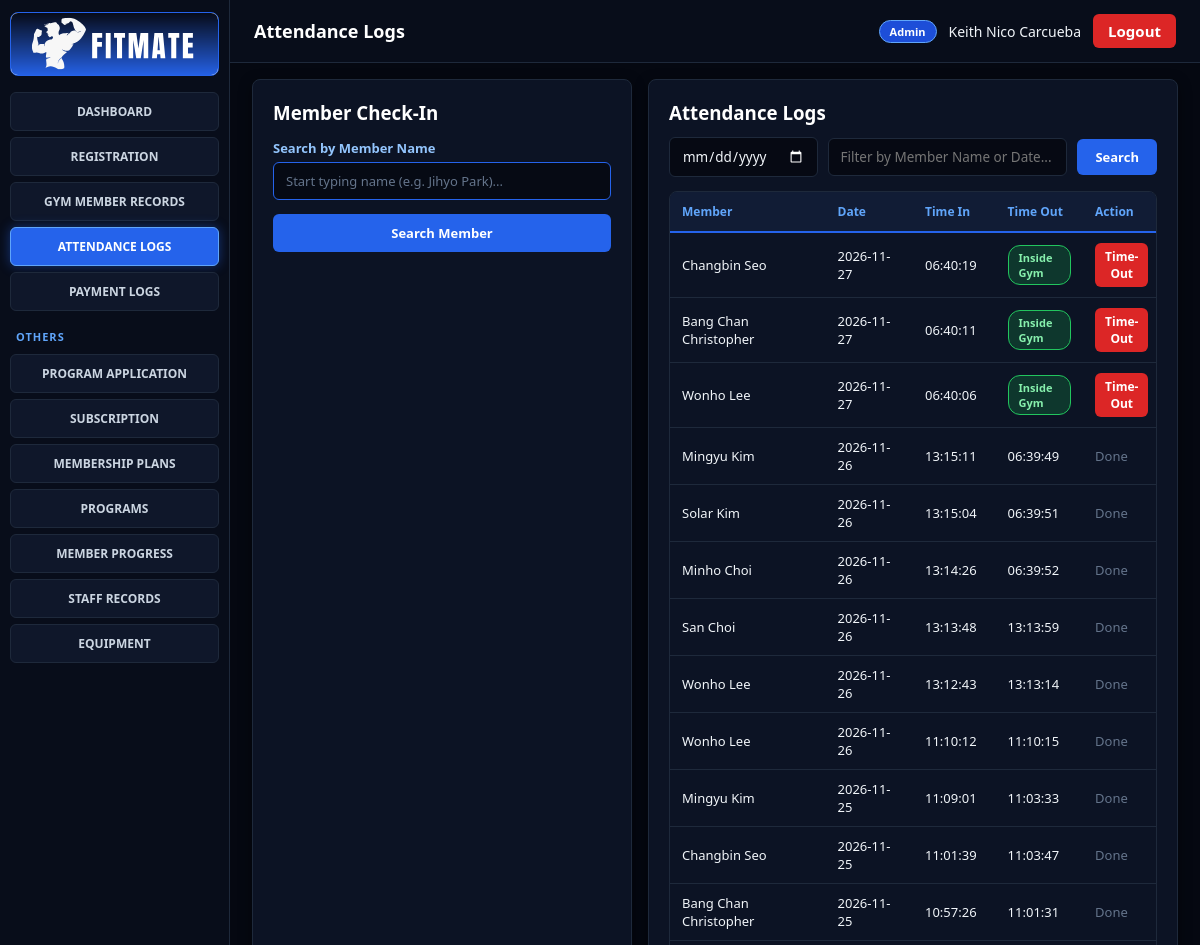
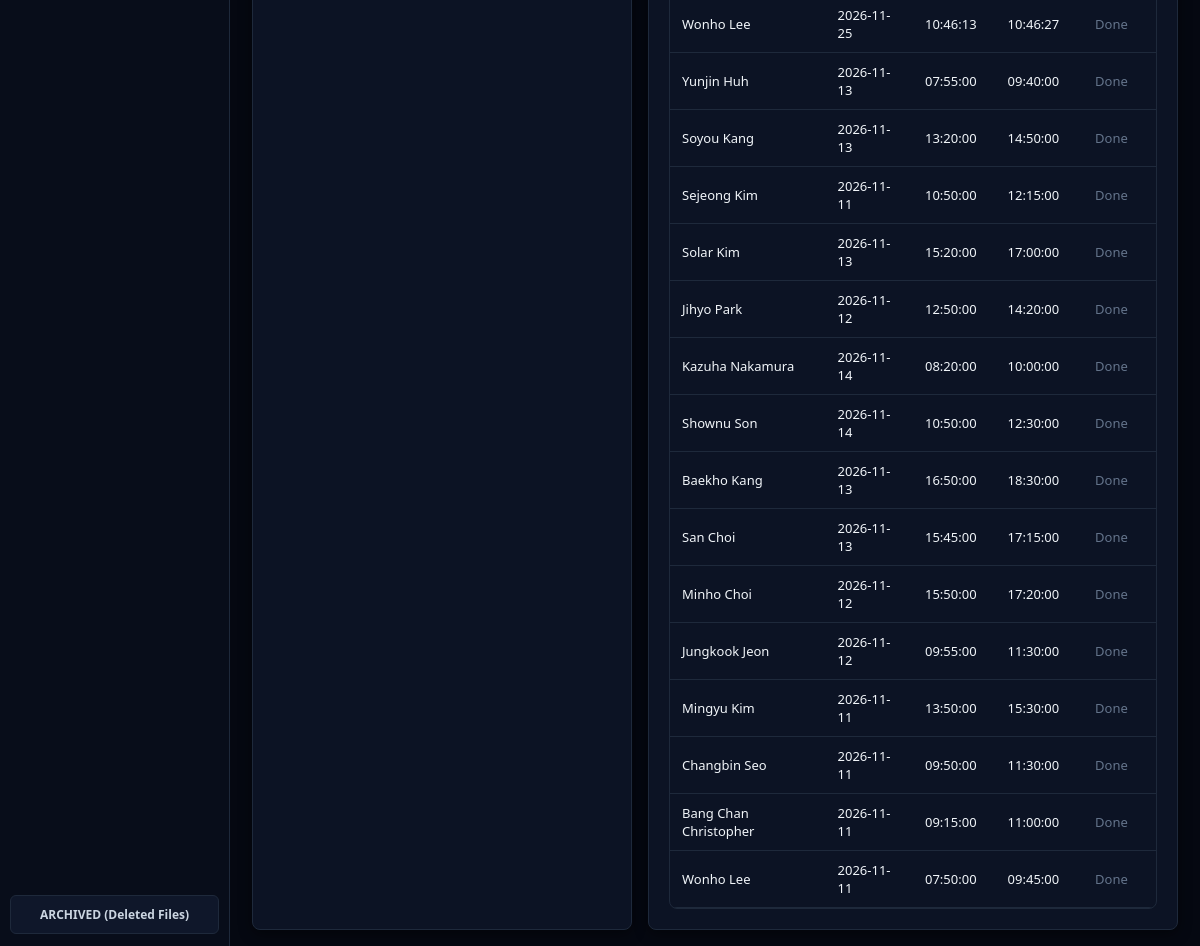
Page /attendance/logs.php (signed in) on the committed database (2 pictures, top to bottom).
### tables this page shows
CREATE TABLE `attendance` (
  `AttendanceID` varchar(15) NOT NULL,
  `MemberID` varchar(15) NOT NULL,
  `Date` date NOT NULL,
  `TimeIn` time NOT NULL,
  `TimeOut` time DEFAULT NULL
);

### attendance/logs.php (the view, shortened to what this page needs)
<?php
require_once __DIR__ . '/../config/db.php';
function h($v) { return htmlspecialchars((string)$v, ENT_QUOTES, 'UTF-8'); }
$q = trim($_GET['q'] ?? '');
$fDate   = $_GET['date']   ?? '';
$fMember = trim($_GET['member'] ?? '');
$sql = "SELECT a.*, CONCAT(m.FirstName, ' ', m.LastName) AS FullName
        FROM attendance a
        JOIN gym_member m ON a.MemberID = m.MemberID
        WHERE 1=1";
$params = [];
$sql .= " ORDER BY a.AttendanceID DESC LIMIT 100";
$st = $pdo->prepare($sql);
$st->execute($params);
$logs = $st->fetchAll();
include __DIR__ . '/../includes/header.php';
?>
<div class="attendance-grid">
    <div class="card">
        <h3 style="margin-bottom: 14px; flex-shrink: 0;">Member Check-In</h3>
        <form method="GET" onsubmit="event.preventDefault(); filterCheckinMembers();" style="flex-shrink: 0;">
            <div class="form-group">
                <label>Search by Member Name</label>
                <input
                    type="text"
                    id="liveCheckinSearch"
                    name="q"
                    value="<?= h($q) ?>"
                    onkeyup="filterCheckinMembers()"
                    oninput="filterCheckinMembers()"
                    placeholder="Start typing name (e.g. Jihyo Park)..."
                    autocomplete="off"
                >
            </div>
            <button type="button" onclick="filterCheckinMembers()" class="btn btn-primary" style="width:100%; padding:10px;">Search Member</button>
        </form>
    </div>
    <div class="card">
        <h3 style="margin-bottom: 12px; flex-shrink: 0;">
            Attendance Logs
        </h3>
        <form method="GET" class="filter-bar">
            <input type="date" name="date" value="<?= h($fDate) ?>" onchange="this.form.submit()">
            <input type="text" id="liveAttSearch" name="member" value="<?= h($fMember) ?>"
                   onkeyup="filterAttendanceTable()" oninput="filterAttendanceTable()"
                   placeholder="Filter by Member Name or Date...">
            <button type="submit" class="btn btn-primary" style="padding:9px 18px;">Search</button>
        </form>
        <div class="fixed-table-wrap">
            <table class="fixed-table">
                <thead>
                    <tr>
                        <th style="width: 32%;">Member</th>
                        <th style="width: 18%;">Date</th>
                        <th style="width: 17%;">Time In</th>
                        <th style="width: 18%;">Time Out</th>
                        <th style="width: 15%;">Action</th>
                    </tr>
                </thead>
                <tbody id="attTableBody">
                    <?php if (empty($logs)): ?>
                        <tr><td colspan="5" style="text-align:center; color:#94a3b8; padding:18px;">No attendance logs found.</td></tr>
                    <?php else: foreach ($logs as $l):
                        $isInsideRow = empty($l['TimeOut']) || $l['TimeOut'] === '00:00:00';
                    ?>
                        <tr class="att-row" data-member-id="<?= h(strtolower($l['MemberID'])) ?>">
                            <td style="width: 32%;"><?= h($l['FullName']) ?></td>
                            <td style="width: 18%;"><?= h($l['Date'] ?? '-') ?></td>
                            <td style="width: 17%;"><?= h($l['TimeIn'] ?? '-') ?></td>
                            <td style="width: 18%;"><?= !$isInsideRow ? h($l['TimeOut']) : '<span class="badge badge-green">Inside Gym</span>' ?></td>
                            <td style="width: 15%;">
                                <?php if ($isInsideRow): ?>
                                    <form method="POST" style="margin:0;">
                                        <button type="submit" class="btn btn-danger btn-sm">Time-Out</button>
                                    </form>
                                <?php else: ?>
                                    <span style="color:#64748b;">Done</span>
                                <?php endif; ?>
                            </td>
                        </tr>
                    <?php endforeach; endif; ?>
                </tbody>
            </table>
        </div>
    </div>
</div>
<?php include __DIR__ . '/../includes/footer.php'; ?>

### assets/css/style.css (style rules this page uses)
:root { color-scheme: dark; }
* { box-sizing: border-box; margin: 0; padding: 0; font-family: 'Segoe UI', Tahoma, Geneva, Verdana, sans-serif; }
body { background: #050811; color: #f1f5f9; }
.card { background: #0c1324; border: 1px solid #1e293b; border-radius: 8px; padding: 20px; margin-bottom: 20px; box-shadow: 0 4px 14px rgba(0, 0, 0, 0.45); }
.card h3, .card h2, .card h4 { color: #ffffff; font-weight: 700; }
.form-group { margin-bottom: 14px; }
.form-group label { display: block; font-size: 13px; font-weight: 600; margin-bottom: 5px; color: #93c5fd; }
.form-group input, .form-group select, .form-group textarea { width: 100%; padding: 9px 12px; background: #060a14; color: #ffffff; border: 1px solid #2563eb; border-radius: 6px; font-size: 13px; }
.form-group input::placeholder, .search-bar input::placeholder { color: #64748b; }
.btn { display: inline-block; padding: 9px 15px; border: none; border-radius: 6px; font-size: 13px; font-weight: 600; cursor: pointer; text-decoration: none; transition: 0.15s; }
.btn-primary { background: #2563eb; color: #ffffff; }
.btn-danger { background: #dc2626; color: #ffffff; }
.btn-sm { padding: 5px 10px; font-size: 12px; }
.badge { display: inline-block; padding: 4px 10px; border-radius: 12px; font-size: 11px; font-weight: 700; background: #1e3a8a; color: #bfdbfe; border: 1px solid #3b82f6; }
.badge-green { background: rgba(22, 163, 74, 0.25); color: #86efac; border: 1px solid #22c55e; }

### attendance/logs.php (style rules this page uses)
.attendance-grid { display: grid; grid-template-columns: 380px 1fr; gap: 16px; flex: 1; min-height: 0; align-items: stretch; }
.attendance-grid > .card { height: 100% !important; margin-bottom: 0 !important; display: flex !important; flex-direction: column !important; overflow: hidden !important; }
.filter-bar { display: flex; gap: 10px; margin-bottom: 14px; align-items: center; flex-shrink: 0; }
.filter-bar input[type="date"], .filter-bar input[type="text"] { background: #060913 !important; border: 1px solid #1e293b !important; color: #f1f5f9 !important; padding: 9px 12px !important; border-radius: 6px !important; font-size: 13.5px !important; outline: none !important; transition: border-color 0.2s ease; }
.filter-bar input[type="text"] { flex: 1; }
.fixed-table-wrap { border: 1px solid #1e293b; border-radius: 8px; background: #0c1324; overflow: hidden; display: flex; flex-direction: column; flex: 1; min-height: 0; }
.fixed-table { width: 100%; border-collapse: collapse; display: flex; flex-direction: column; flex: 1; min-height: 0; }
.fixed-table thead { flex-shrink: 0; background: #111c35; border-bottom: 2px solid #2563eb; }
.fixed-table thead tr, .fixed-table tbody tr { display: table; width: 100%; table-layout: fixed; }
.fixed-table tbody { display: block; overflow-y: auto; width: 100%; flex: 1; min-height: 0; }
.fixed-table th { padding: 11px 12px; text-align: left; font-size: 12px; font-weight: 700; color: #60a5fa; background: #111c35; }
.fixed-table td { padding: 10px 12px; font-size: 13px; color: #f1f5f9; border-bottom: 1px solid #1e293b; vertical-align: middle; }

### rows in the picture
attendance: FullName "Changbin Seo", Date "2026-11-27", TimeIn "06:40:19", TimeOut "Inside Gym"
attendance: FullName "Bang Chan Christopher", Date "2026-11-27", TimeIn "06:40:11", TimeOut "Inside Gym"
attendance: FullName "Wonho Lee", Date "2026-11-27", TimeIn "06:40:06", TimeOut "Inside Gym"
attendance: FullName "Mingyu Kim", Date "2026-11-26", TimeIn "13:15:11", TimeOut "06:39:49", shows "Done"
attendance: FullName "Solar Kim", Date "2026-11-26", TimeIn "13:15:04", TimeOut "06:39:51", shows "Done"
attendance: FullName "Minho Choi", Date "2026-11-26", TimeIn "13:14:26", TimeOut "06:39:52", shows "Done"
attendance: FullName "San Choi", Date "2026-11-26", TimeIn "13:13:48", TimeOut "13:13:59", shows "Done"
attendance: FullName "Wonho Lee", Date "2026-11-26", TimeIn "13:12:43", TimeOut "13:13:14", shows "Done"
attendance: FullName "Wonho Lee", Date "2026-11-26", TimeIn "11:10:12", TimeOut "11:10:15", shows "Done"
attendance: FullName "Mingyu Kim", Date "2026-11-25", TimeIn "11:09:01", TimeOut "11:03:33", shows "Done"
attendance: FullName "Changbin Seo", Date "2026-11-25", TimeIn "11:01:39", TimeOut "11:03:47", shows "Done"
attendance: FullName "Bang Chan Christopher", Date "2026-11-25", TimeIn "10:57:26", TimeOut "11:01:31", shows "Done"
attendance: FullName "Wonho Lee", Date "2026-11-25", TimeIn "10:46:13", TimeOut "10:46:27", shows "Done"
attendance: FullName "Yunjin Huh", Date "2026-11-13", TimeIn "07:55:00", TimeOut "09:40:00", shows "Done"
attendance: FullName "Soyou Kang", Date "2026-11-13", TimeIn "13:20:00", TimeOut "14:50:00", shows "Done"
attendance: FullName "Sejeong Kim", Date "2026-11-11", TimeIn "10:50:00", TimeOut "12:15:00", shows "Done"
attendance: FullName "Solar Kim", Date "2026-11-13", TimeIn "15:20:00", TimeOut "17:00:00", shows "Done"
attendance: FullName "Jihyo Park", Date "2026-11-12", TimeIn "12:50:00", TimeOut "14:20:00", shows "Done"
attendance: FullName "Kazuha Nakamura", Date "2026-11-14", TimeIn "08:20:00", TimeOut "10:00:00", shows "Done"
attendance: FullName "Shownu Son", Date "2026-11-14", TimeIn "10:50:00", TimeOut "12:30:00", shows "Done"
attendance: FullName "Baekho Kang", Date "2026-11-13", TimeIn "16:50:00", TimeOut "18:30:00", shows "Done"
attendance: FullName "San Choi", Date "2026-11-13", TimeIn "15:45:00", TimeOut "17:15:00", shows "Done"
attendance: FullName "Minho Choi", Date "2026-11-12", TimeIn "15:50:00", TimeOut "17:20:00", shows "Done"
attendance: FullName "Jungkook Jeon", Date "2026-11-12", TimeIn "09:55:00", TimeOut "11:30:00", shows "Done"
attendance: FullName "Mingyu Kim", Date "2026-11-11", TimeIn "13:50:00", TimeOut "15:30:00", shows "Done"
attendance: FullName "Changbin Seo", Date "2026-11-11", TimeIn "09:50:00", TimeOut "11:30:00", shows "Done"
attendance: FullName "Bang Chan Christopher", Date "2026-11-11", TimeIn "09:15:00", TimeOut "11:00:00", shows "Done"
attendance: FullName "Wonho Lee", Date "2026-11-11", TimeIn "07:50:00", TimeOut "09:45:00", shows "Done"

### other values in the picture
$page_title "Attendance Logs"
$_SESSION['role'] "Admin"
$_SESSION['staff_name'] "Keith Nico Carcueba"
